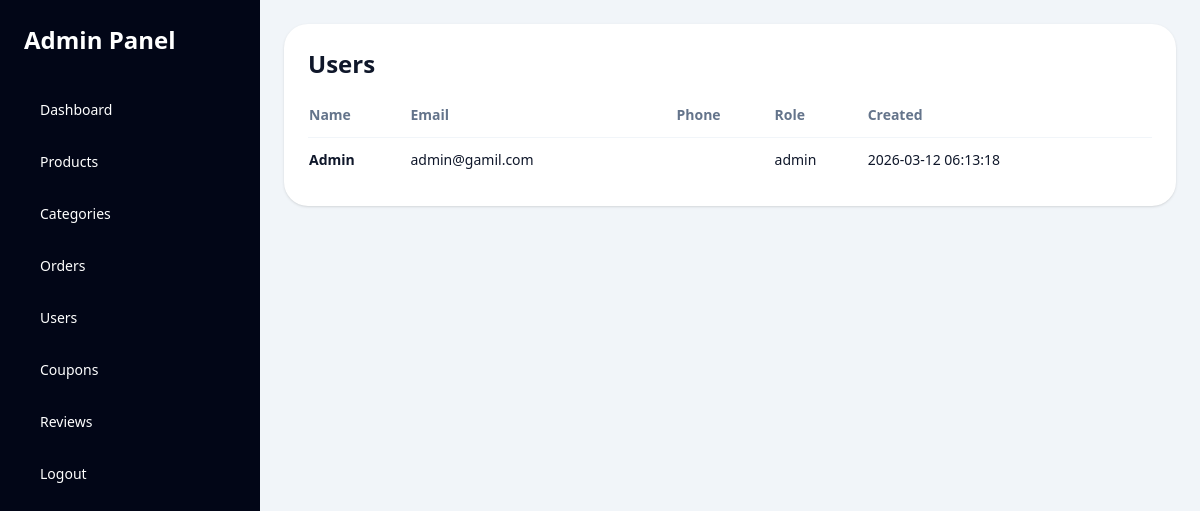
/admin/manage_users.php (signed in), run on the app's committed database.
### tables this page shows
CREATE TABLE IF NOT EXISTS users (
  id INT UNSIGNED AUTO_INCREMENT PRIMARY KEY,
  name VARCHAR(120) NOT NULL,
  email VARCHAR(190) NOT NULL,
  password VARCHAR(255) NOT NULL,
  phone VARCHAR(20) DEFAULT NULL,
  role ENUM('user', 'admin') NOT NULL DEFAULT 'user',
  created_at TIMESTAMP NOT NULL DEFAULT CURRENT_TIMESTAMP,
  UNIQUE KEY uq_users_email (email)
);

### config/database.php (called while the page is built, shortened)
<?php
function db(): PDO
{
    $pdo = new PDO(
        'mysql:host=' . DB_HOST . ';dbname=' . DB_NAME . ';charset=utf8mb4',
        DB_USER,
        DB_PASS,
        [
            PDO::ATTR_ERRMODE => PDO::ERRMODE_EXCEPTION,
            PDO::ATTR_DEFAULT_FETCH_MODE => PDO::FETCH_ASSOC,
        ]
    );
    return $pdo;
}

### models/BaseModel.php (called while the page is built, shortened)
<?php
abstract class BaseModel
{
    public function __construct()
    {
        $this->pdo = db();
    }
}

### models/UserModel.php (called while the page is built, shortened)
<?php
class UserModel extends BaseModel
{
    public function all(): array
    {
        return $this->pdo->query(
            'SELECT id, name, email, phone, role, created_at FROM users ORDER BY created_at DESC'
        )->fetchAll();
    }
}

### config/bootstrap.php (called while the page is built, shortened)
<?php
require_once __DIR__ . '/database.php';
require_once __DIR__ . '/../models/BaseModel.php';
require_once __DIR__ . '/../models/UserModel.php';
function e(null|string|int|float $value): string
{
    return htmlspecialchars((string) $value, ENT_QUOTES, 'UTF-8');
}

### admin/manage_users.php (the view, shortened to what this page needs)
<?php
require_once __DIR__ . '/../config/bootstrap.php';
$users = (new UserModel())->all();
require __DIR__ . '/partials/header.php';
?>
<div class="rounded-3xl bg-white p-6 shadow">
    <h1 class="text-2xl font-bold">Users</h1>
    <div class="mt-6 overflow-x-auto">
        <table class="min-w-full text-sm">
            <thead><tr class="text-left text-slate-500"><th class="pb-3">Name</th><th class="pb-3">Email</th><th class="pb-3">Phone</th><th class="pb-3">Role</th><th class="pb-3">Created</th></tr></thead>
            <tbody>
            <?php foreach ($users as $user): ?>
                <tr class="border-t border-slate-100">
                    <td class="py-3 font-semibold"><?= e($user['name']); ?></td>
                    <td class="py-3"><?= e($user['email']); ?></td>
                    <td class="py-3"><?= e((string) $user['phone']); ?></td>
                    <td class="py-3"><?= e($user['role']); ?></td>
                    <td class="py-3"><?= e((string) $user['created_at']); ?></td>
                </tr>
            <?php endforeach; ?>
            </tbody>
        </table>
    </div>
</div>
<?php require __DIR__ . '/partials/footer.php'; ?>

### data on the page
users: name "Admin", email "admin@gamil.com", role "admin", created_at "2026-03-12 06:13:18"
